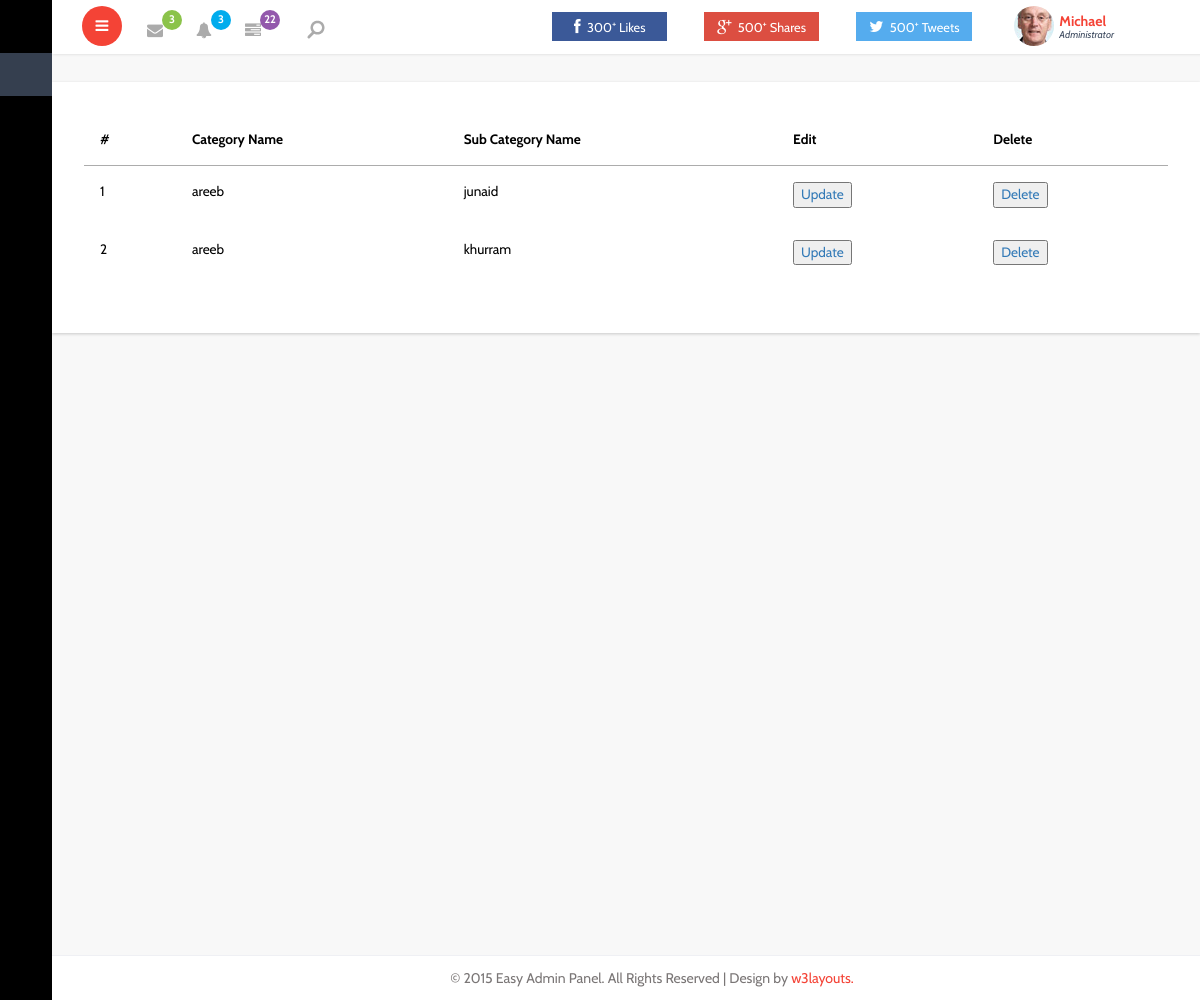
/admin/view_subcategory.php, run on the app's committed database.
### tables this page shows
CREATE TABLE `sub_category` (
  `id` int(11) NOT NULL,
  `cat_name` int(11) NOT NULL,
  `sub_catname` varchar(255) NOT NULL,
  `status` int(11) NOT NULL
);

CREATE TABLE `category` (
  `id` int(11) NOT NULL,
  `Name` varchar(225) NOT NULL,
  `status` int(11) NOT NULL
);

### admin/view_subcategory.php (the view, shortened to what this page needs)
    <?php
include("header.php");
?>
<div class="panel-body1">
					   <table class="table">
						 <thead>
							<tr>
							  <th>#</th>
							  <th>Category Name</th>
							  <th>Sub Category Name</th>
							  <th>Edit</th>
							  <th>Delete</th>
							</tr>
						  </thead>
						  <tbody>
								<?php
								include 'conn.php';
								$cat_num=1;
								$query=mysqli_query($conn,"select * from sub_category where status = 1");
								while ($row=mysqli_fetch_array($query)) {
									$sub_id=$row[0];
									$id=$row[1];
									$cat_name='';
									$catname=mysqli_query($conn,"select * from category where id='".$id."'");
									while($cat=mysqli_fetch_array($catname)){
										$cat_name=$cat[1];
}
									echo "
										<tr>
										<td>$cat_num</td>
										<td>".$cat_name."</td>
										<td>".$row[2]."</td>
										<td><a href='updatesubcategory.php?id=$sub_id'><button>Update</button></a></td>
										<td><a href='view_subcategory.php?id=$sub_id'><button>Delete</button></a></td>
										</tr>
									";
									$cat_num=$cat_num+1;
								}
								?>
						  </tbody>
						</table>
						</div>
		<?php
		include("footer.php");
		?>
</body>
</html>

### data on the page
sub_category: category.Name "areeb", sub_catname "junaid"
sub_category: category.Name "areeb", sub_catname "khurram"
